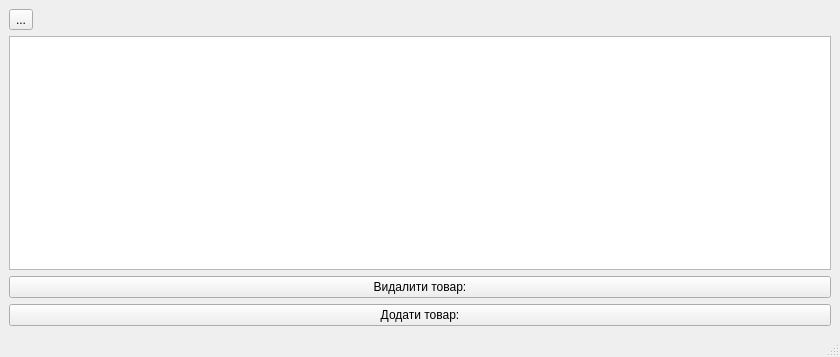
<?xml version="1.0" encoding="UTF-8"?>
<ui version="4.0">
 <class>MainWindow</class>
 <widget class="QMainWindow" name="MainWindow">
  <property name="geometry">
   <rect>
    <x>0</x>
    <y>0</y>
    <width>840</width>
    <height>357</height>
   </rect>
  </property>
  <property name="windowTitle">
   <string>MainWindow</string>
  </property>
  <widget class="QWidget" name="centralwidget">
   <layout class="QVBoxLayout" name="verticalLayout">
    <item>
     <widget class="QToolButton" name="buttonBack">
      <property name="text">
       <string>...</string>
      </property>
     </widget>
    </item>
    <item>
     <widget class="QTableView" name="tableViewProducts"/>
    </item>
    <item>
     <widget class="QPushButton" name="pushButtonDeleteProduct">
      <property name="text">
       <string>Видалити товар:</string>
      </property>
     </widget>
    </item>
    <item>
     <widget class="QPushButton" name="pushButtonAddProduct">
      <property name="text">
       <string>Додати товар:</string>
      </property>
     </widget>
    </item>
   </layout>
  </widget>
  <widget class="QStatusBar" name="statusbar"/>
 </widget>
 <resources/>
 <connections/>
</ui>
